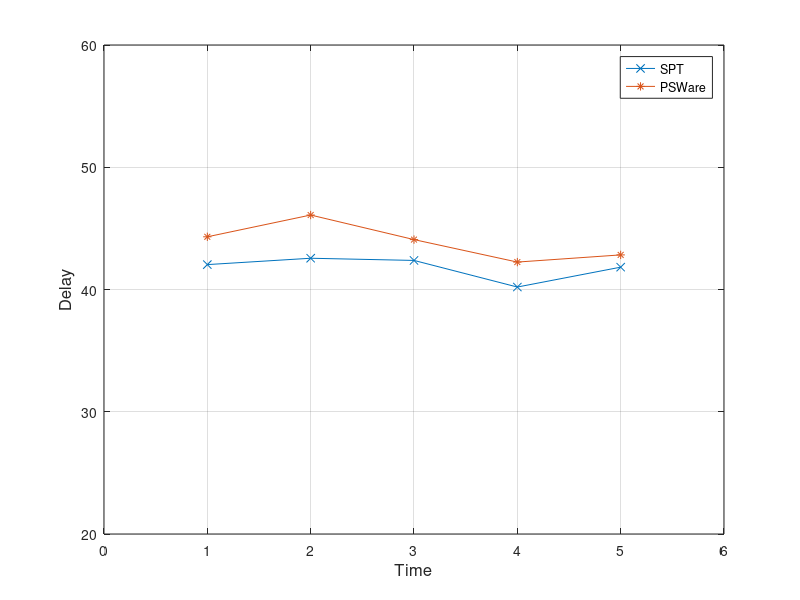

Here is the MATLAB script that generated this plot:
x=[1 2 3 4 5]
y=[	42.037	42.557	42.378	40.2015	41.827	]
y1=[	44.311	46.092	44.083	42.244	42.831	]
plot(x, y, '-x', x, y1, '-*')
axis([0 6 20 60])
xlabel('Time', 'fontsize',12)
ylabel('Delay','fontsize',12)
legend('SPT', 'PSWare')
%set(h, 'Box', 'on')
grid on
